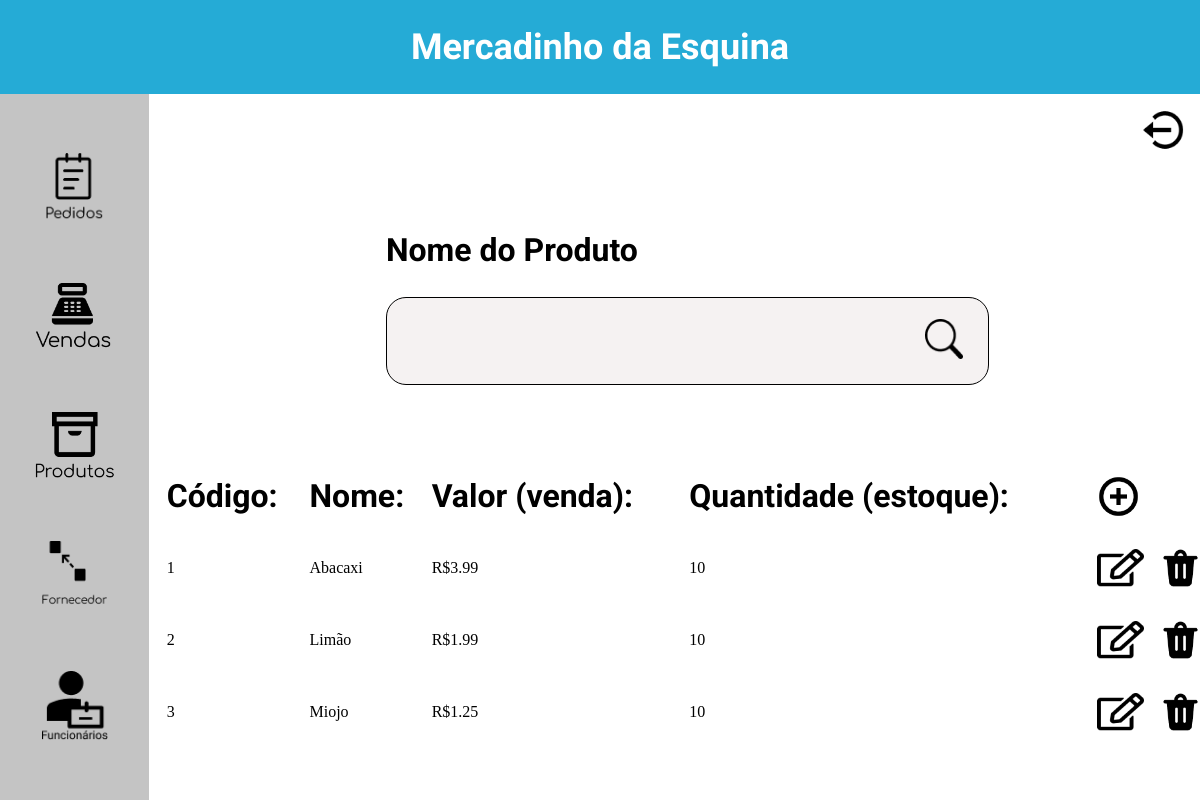
The app's page /mercadinho/produtos.php, older data.
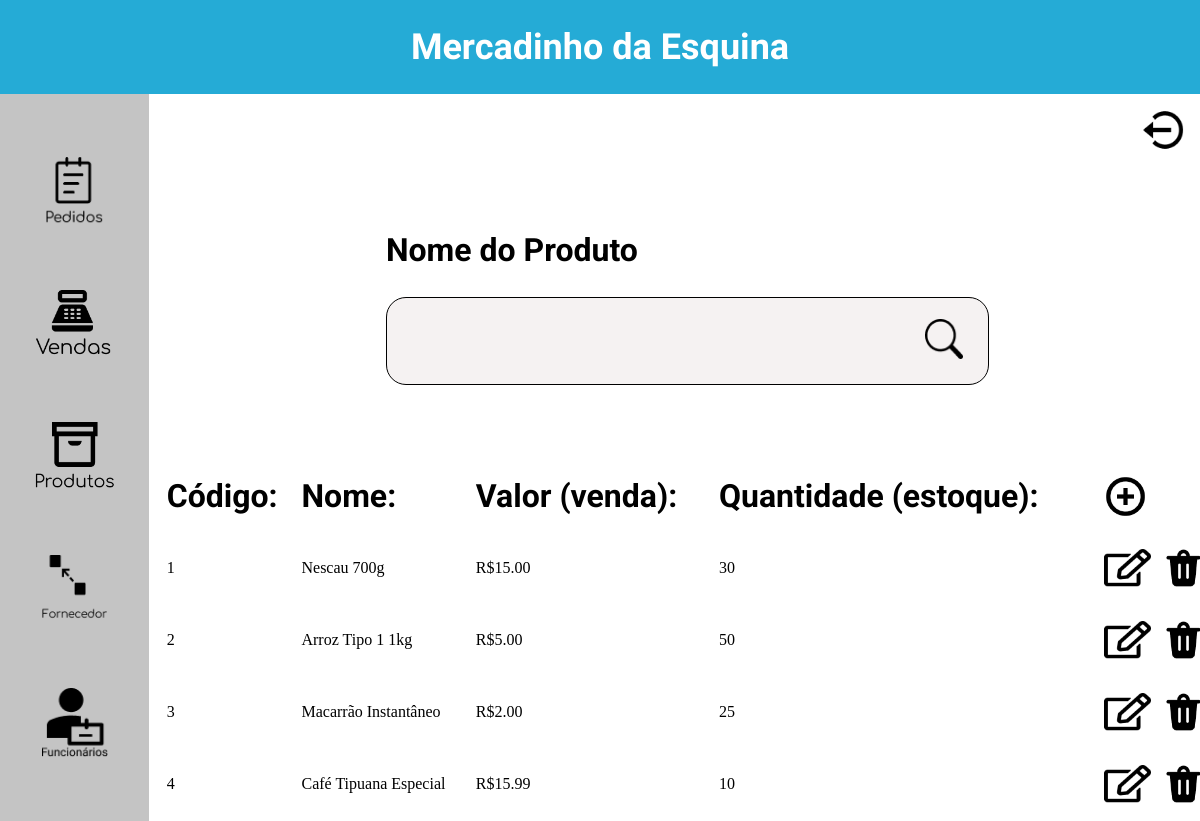
The same page, newer data.
### tables this page shows
create table produtos (
    id_produto INT NOT NULL PRIMARY KEY AUTO_INCREMENT,
    nome VARCHAR(50) NOT NULL,
    valor DECIMAL(5,2) NOT NULL,
    quantidade INT DEFAULT 0,
    quantidade_pedida INT DEFAULT 0
);

### mercadinho/Classes/Prod.php (the view, shortened to what this page needs)
<?php
class Prod
{
    function listarProduto($nome, $conn){
        if($nome == null){
            $sql = "SELECT *
            FROM produtos";
            $result = $conn->query($sql);
            if ($result->num_rows > 0) {
                while($row = $result->fetch_assoc()) {
                    $id = $row["id_produto"];
                    echo "<tr>".
                         "<td>".$id."</td>".
                         "<td>".$row["nome"]."</td>".
                         "<td>R$".$row["valor"]."</td>".
                         "<td>".$row["quantidade"]."</td>".
                         '<td><a href="produtos_editar.php?id='.$id.'&edt=editar%21"/>'.
                            '<img src="assets/Edit.png" style="height: 38px;">'.
                         "</a></td>".
                         '<td><a href="produtos.php?id='.$id.'&rmv=Remover%21"/>'.
                            '<img src="assets/delete.png" style="height: 43px;">'.
                         "</a></td>".
                         "</tr>";
                }
            }
        }
    }
}

Row changes from the older to the newer data that the page shows:
changed produtos id 1: nome "Abacaxi" → "Nescau 700g"; valor "3.99" → "15.00"; quantidade "10" → "30"
changed produtos id 2: nome "Limão" → "Arroz Tipo 1 1kg"; valor "1.99" → "5.00"; quantidade "10" → "50"
changed produtos id 3: nome "Miojo" → "Macarrão Instantâneo"; valor "1.25" → "2.00"; quantidade "10" → "25"
added produtos: id_produto "4", nome "Café Tipuana Especial", valor "15.99", quantidade "10"
